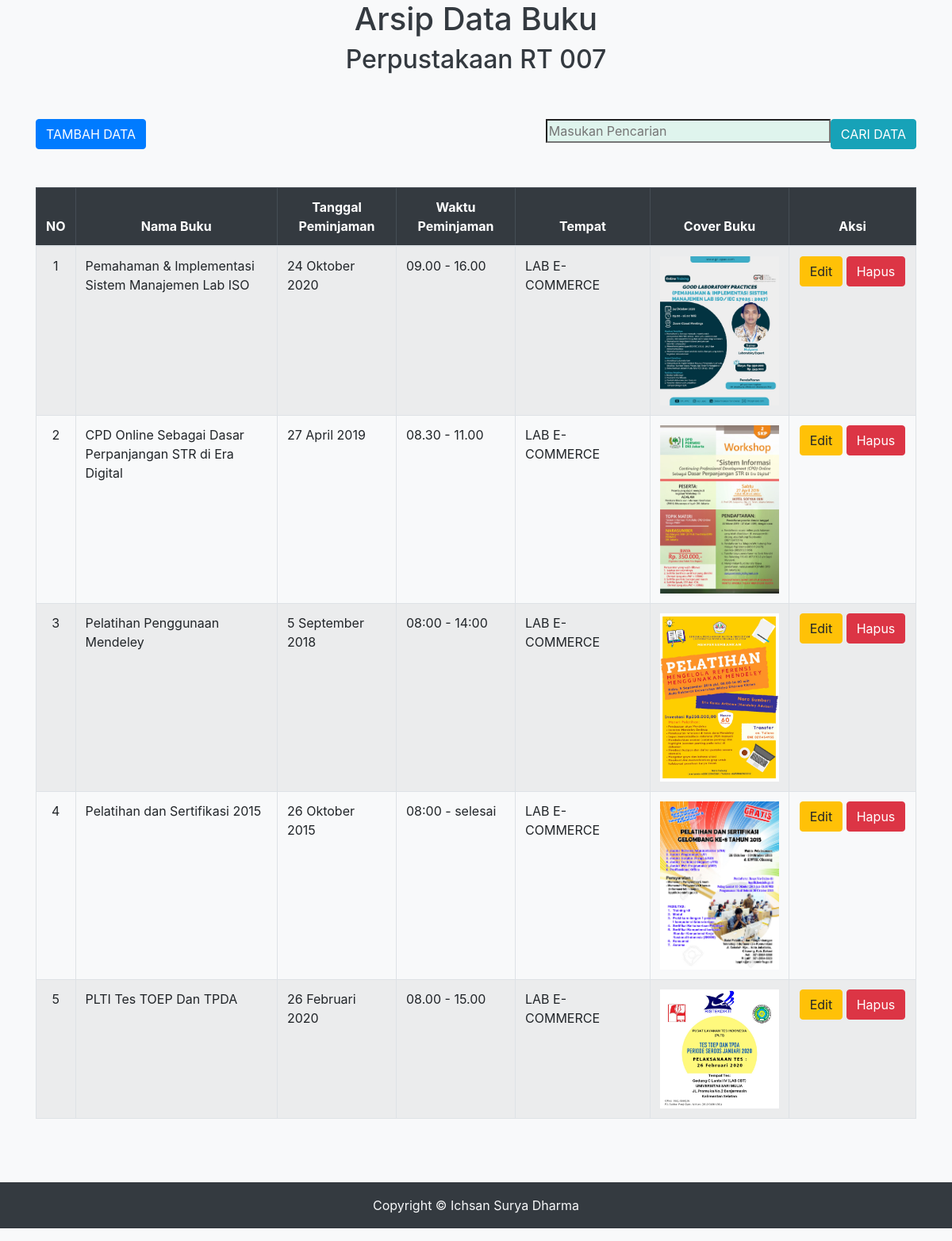
The page / on the database its author committed.
### tables this page shows
CREATE TABLE `arsip` (
  `no` int(11) NOT NULL,
  `nama` varchar(250) NOT NULL,
  `tanggal` varchar(250) NOT NULL,
  `waktu` varchar(100) NOT NULL,
  `tempat` varchar(100) NOT NULL,
  `gambar` varchar(100) NOT NULL
);

### functions.php (called while the page is built, shortened)
<?php
$koneksi = mysqli_connect("localhost", "root", "", "bismillah");
function query($query) {
	global $koneksi;
	$result = mysqli_query($koneksi, $query);
	$rows = [];
	while( $row = mysqli_fetch_assoc($result) ) {
		$rows[] = $row;
	}
	return $rows;
}
?>

### index.php (the view, shortened to what this page needs)
<?php
require 'functions.php';
$data = query("SELECT * FROM arsip");
?>
<!DOCTYPE html>
<html>
<head>
    <link rel="stylesheet" href="https://cdnjs.cloudflare.com/ajax/libs/font-awesome/5.15.3/css/all.min.css" />
    <link rel="stylesheet" href="assets/css/bootstrap.min.css">
    <link rel="stylesheet" href="assets/DataTables/DataTables-1.10.18/css/dataTables.bootstrap4.min.css">
    <link rel="stylesheet" href="assets/DataTables/Buttons-1.5.6/css/buttons.bootstrap4.min.css">
</head>
<body class="bg-light text-dark">
	<div class="header">
		<center>
			<h1>Arsip Data Buku</h1>
			<h2>Perpustakaan RT 007</h2>
		</center>
	</div>
	<div class="tengah container">
		<br><br>
		<form action="" method="post">
			<a href="tambah.php" class="btn btn-primary">TAMBAH DATA</a>
			<button style="float: right"  type="submit" name="cari" class="btn btn-info">CARI DATA</button>&nbsp;&nbsp;
			<input style="float: right; background-color: #DFF4ED;" type="text" name="keyword" size="30" placeholder="Masukan Pencarian" autocomplete="off" class="search">
		</form>
		<br><br>
		<table border="1" cellpadding="10" cellspacing="0" align="center" class="table table-striped table-bordered">
			<thead class="table-dark">
			<tr align="center">
				<th>NO</th>
				<th>Nama Buku</th>
				<th width="150px">Tanggal Peminjaman</th>
				<th width="150px">Waktu Peminjaman</th>
				<th width="170px">Tempat</th>
				<th>Cover Buku</th>
				<th width="160px">Aksi</th>
			</tr>
		</thead>
			<?php $i = 1; ?>
			<?php foreach( $data as $row ) :  ?>
				<tr>
					<td align="center"><?= $i; ?></td>
					<td><?= $row["nama"]; ?></td>
					<td><?= $row["tanggal"]; ?></td>
					<td><?= $row["waktu"]; ?></td>
					<td><?= $row["tempat"]; ?></td>
					<td>
						<a href="img/<?= $row["gambar"]; ?>"><img width="150" src="img/<?= $row["gambar"] ?>" >
					</td>
					<td>
						<center>
							<a href="edit.php?id=<?= $row["no"]; ?>" class="btn btn-warning">Edit</a>
							<a href="hapus.php?id=<?= $row["no"]; ?>" onclick="return confirm('Ingin Menghapus Data Ini?')" class="btn btn-danger">Hapus</a><br>
						</center>
					</td>
				</tr>
				<?php $i++; ?>
			<?php endforeach; ?>
		</table>
		<br><br>
	</div>
	<div class="text-light bg-dark">
		<hr>
		<center>
			<font style="bold">
				Copyright &copy; Ichsan Surya Dharma
			</font>
		</center>
		<hr>
	</div>
</body>
</html>

### rows shown on the page
arsip: nama "Pemahaman & Implementasi Sistem Manajemen Lab ISO", tanggal "24 Oktober 2020", waktu "09.00 - 16.00", tempat "LAB E-COMMERCE", gambar (picture)
arsip: nama "CPD Online Sebagai Dasar Perpanjangan STR di Era Digital", tanggal "27 April 2019", waktu "08.30 - 11.00", tempat "LAB E-COMMERCE", gambar (picture)
arsip: nama "Pelatihan Penggunaan Mendeley", tanggal "5 September 2018", waktu "08:00 - 14:00", tempat "LAB E-COMMERCE", gambar (picture)
arsip: nama "Pelatihan dan Sertifikasi 2015", tanggal "26 Oktober 2015", waktu "08:00 - selesai", tempat "LAB E-COMMERCE", gambar (picture)
arsip: nama "PLTI Tes TOEP Dan TPDA", tanggal "26 Februari 2020", waktu "08.00 - 15.00", tempat "LAB E-COMMERCE", gambar (picture)
